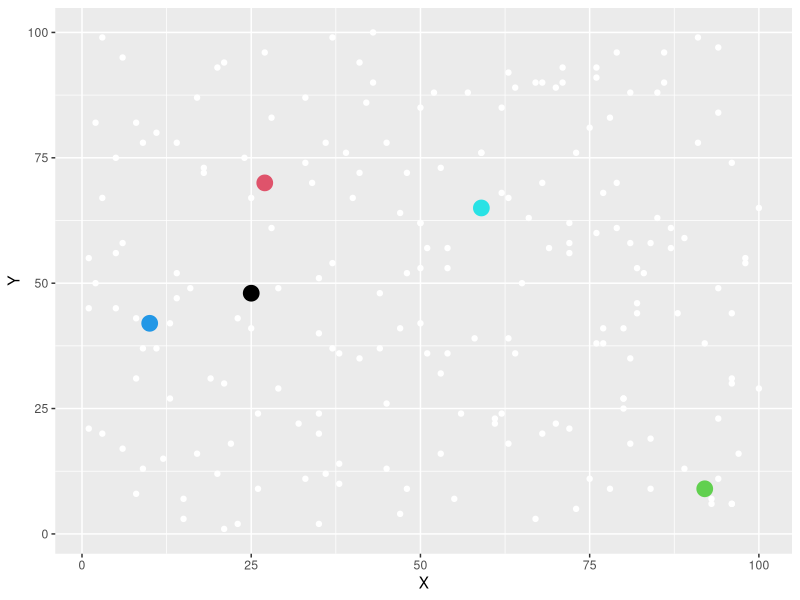
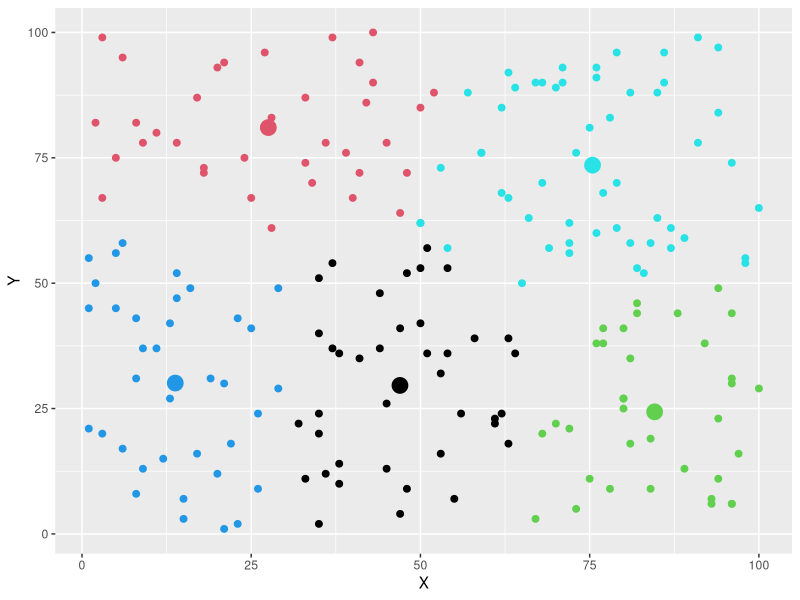
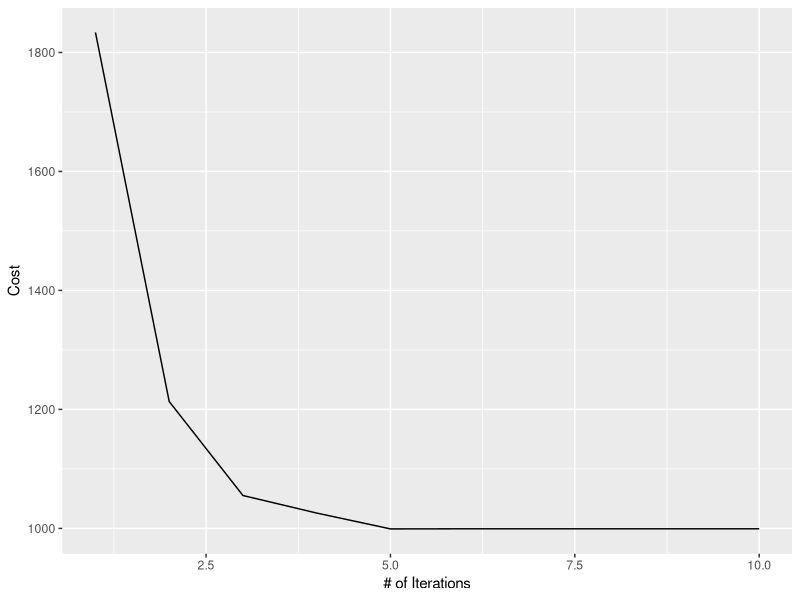

Here is the R script that generated these plots, in order:
library(ggplot2)

set.seed(2)

#Setting up the datasets
numPoints = 200
numClusters = 5
numIterations = 10

distance <- function(matrix, centroid){
  
  dist = vector()
  
  for(i in 1:nrow(matrix)){
    dist[i] = sqrt((centroid[1] - matrix[i,1])^2 + (centroid[2] - matrix[i,2])^2)
  }
  
  return(dist)
}

kmeans_simulation = function(npoints, nclusters, niterations){
  
  dataset = matrix(data = NA, npoints, 2)
  dataset[,1:2] = sample(1:100, npoints * 2, replace = TRUE)
  dataset_init = dataset
  
  # initialize centroids to random values
  centroids = matrix(data = NA, nrow = nclusters, ncol = 3)
  centroids[,1:2] =  sample(1:100, nclusters * 2)
  centroids[,3] = 1:nrow(centroids)
  
  centroids_init = centroids
  
  ggplot(data = NULL, aes(x = dataset[,1], y = dataset[,2])) +
    geom_point(size=2, shape=23) + xlab("X") + ylab("Y") +
    geom_point(aes(x = data.frame(dataset[,1]), y = data.frame(dataset[,2])), color = "white") + 
    geom_point(aes(x=centroids[,1], y=centroids[,2]), colour=centroids[,3], size=3)
  
  alldistances = matrix(nrow = npoints, ncol = nclusters)
  clusterAssignment = vector()
  cost = vector()
  
  for(j in 1:niterations){
    
    alldistances = apply(centroids[,1:2], MARGIN = 1, distance, matrix = dataset)
    clusterAssignment = apply(alldistances, MARGIN = 1, which.min)
    
    for(i in 1:nclusters){
      cost[j] = sum(distance(dataset[clusterAssignment == i,], centroids[i,]))
    }
    
    for(i in 1:nclusters){  
      centroids[i,1] = mean(dataset[clusterAssignment == i,1])
      centroids[i,2] = mean(dataset[clusterAssignment == i,2])
    }
    
  }
  
  return (list(cost, clusterAssignment, centroids, dataset, centroids_init, dataset_init))
}

list = kmeans_simulation(numPoints, numClusters, numIterations)

ggplot(data = NULL) +
  geom_point(size=2, shape="23") + xlab("X") + ylab("Y") +
  geom_point(aes(x=list[[5]][,1], y=list[[5]][,2]), colour=list[[5]][,3], size=5) +
  geom_point(aes(x=list[[6]][,1], y=list[[6]][,2]), colour="white") 

ggplot(data = NULL) +
  geom_point(aes(x=list[[3]][,1], y=list[[3]][,2]), colour=list[[3]][,3], size=5) +
  geom_point(aes(x=list[[4]][,1], y=list[[4]][,2]), colour=list[[2]], size=2) +
  xlab("X") + ylab("Y")

ggplot(data = NULL) +
  geom_line(aes(x=1:numIterations, y=list[[1]])) +
  xlab("# of Iterations") + ylab("Cost")

